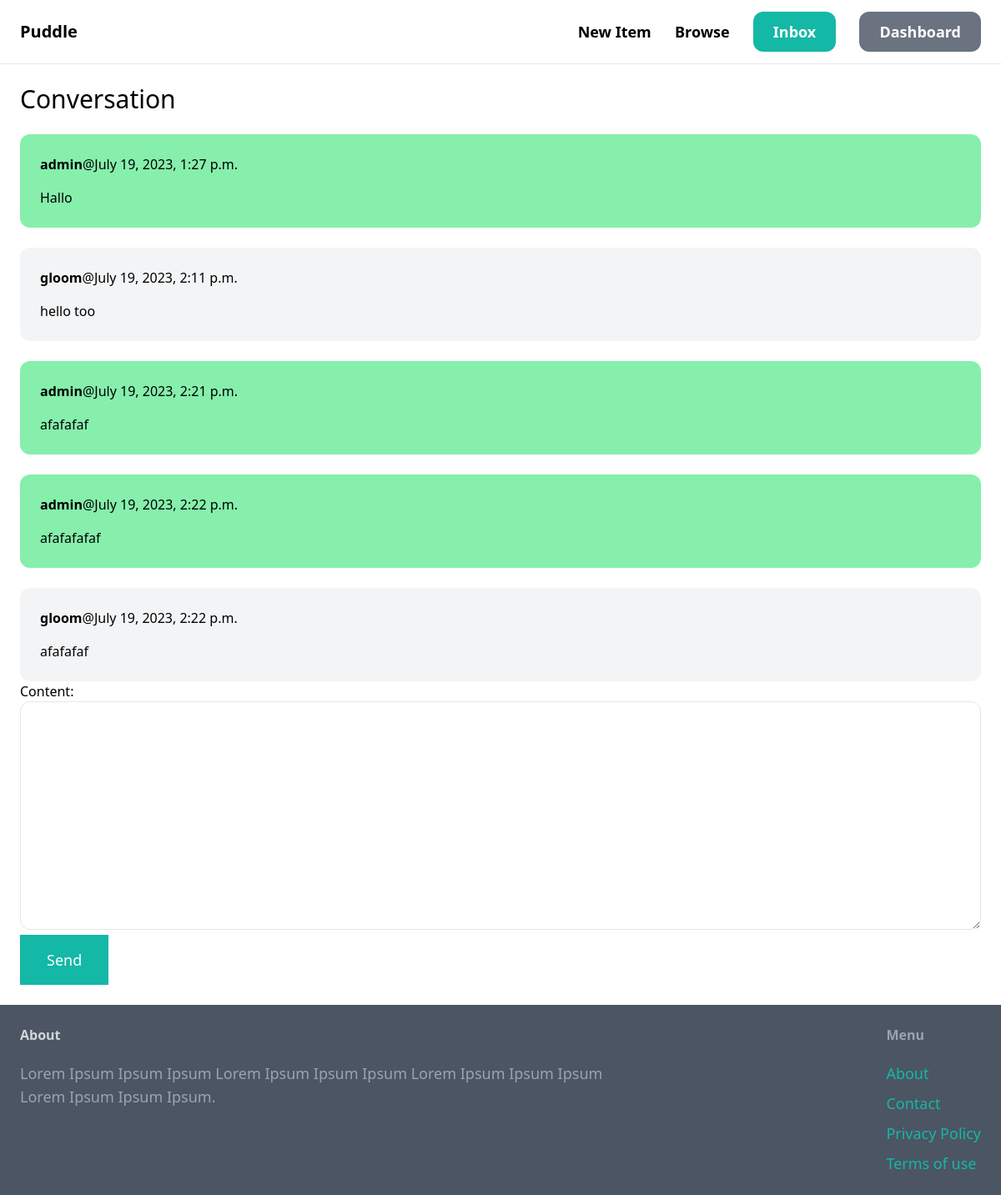
The page /inbox/2/ (signed in) on the database its author committed.
### conversation/models.py (models this page shows)
class ConversationMessage(models.Model):
    conversation=models.ForeignKey(Conversation,related_name='messages',on_delete=models.CASCADE)
    content=models.TextField()
    created_at=models.DateTimeField(auto_now_add=True)
    created_by=models.ForeignKey(User,on_delete=models.CASCADE)

### conversation/views.py (the view)
# urls.py: path("<int:pk>/",views.detail,name='detail')
@login_required
def detail(request,pk):
    conversation=Conversation.objects.filter(members__in=[request.user.id]).get(pk=pk)
    if request.method=="POST":
        form=ConverationMessageForm(request.POST)
        if form.is_valid():
            conversation_message=form.save(commit=False)
            conversation_message.conversation=conversation
            conversation_message.created_by = request.user
            conversation_message.save()
            conversation.save()
            return redirect('conversation:detail',pk=pk)
    else:
        form=ConverationMessageForm()
    return render(request,'conversation/detail.html',{"conversation":conversation,"form":form})

### conversation/forms.py
class ConverationMessageForm(forms.ModelForm):
    class Meta:
        model=ConversationMessage
        fields=('content',)
        widgets={
            'content': forms.Textarea(attrs={
                'class': 'w-full py-4 px-6 rounded-xl border'
            })
        }

### conversation/templates/conversation/detail.html (shortened to what this page needs)
{% extends 'core/base.html' %}
{% block content %}
<h1 class="mb-6 text-3xl">Conversation</h1>
    <div class="space-y-6">
        {% for message in conversation.messages.all %}
            <div class="p-6 flex bg-gray-100 rounded-xl {% if message.created_by == request.user %} bg-green-300 {% else %} bg-blue-200{% endif%}" >
                <div>
                    <p class="mb-4"><strong>{{message.created_by.username}}</strong>@{{message.created_at}}</p>
                    <p>{{message.content}}</p>
                </div>
            </div>
        {% endfor %}
    </div>
    <form method='post' action='.'>
        {{form.as_p}}
        <button class="py-4 px-8 text-lg bg-teal-500 hover:bg-teal-700 rounded_xl text-white">Send</button>
    </form>
{% endblock content %}

### core/templates/core/base.html (shortened to what this page needs)
<!doctype html>
<html>
    <head>
        <script src="https://cdn.tailwindcss.com"></script>
    </head>
    <body>
        <nav class="py-6 px-6 flex justify-between items-center border-b border-gray-200">
            <a href="/" class = "text-xl font-semibold"> Puddle</a>
            <div class="space-x-6 ">
                <a href="{% url 'item:new' %}" class = "text-lg font-semibold hover:text-gray-500"> New Item</a>
                <a href="{% url 'item:items' %}" class = "text-lg font-semibold hover:text-gray-500"> Browse</a>
                {% if request.user.is_authenticated%}
                    <a href="{% url 'conversation:inbox' %}" class= "px-6 py-3 text-lg font-semibold bg-teal-500 text-white rounded-xl hover:bg-teal-700">Inbox</a>
                    <a href="{% url 'dashboard:index' %}" class= "px-6 py-3 text-lg font-semibold bg-gray-500 text-white rounded-xl hover:bg-gray-700">Dashboard</a>
                {% else %}
                    <a href="{% url 'core:signup' %}" class= "px-6 py-3 text-lg font-semibold bg-teal-500 text-white rounded-xl hover:bg-teal-700">Sign Up</a>
                    <a href="{% url 'core:login' %}" class= "px-6 py-3 text-lg font-semibold bg-gray-500 text-white rounded-xl hover:bg-gray-700">Log In</a>
                {% endif%}
            </div>
        </nav>
        <div class="px-6 py-6">
            {% block content%}
            {% endblock %}
        </div>
        <footer class="py-6 px-6 flex justify-between bg-gray-600">
            <div class="w-2/3 pr-10">
                <h3 class="mb-5 font-semibold text-gray-300">About</h3>
                <p class="text-lg text-gray-400">Lorem Ipsum Ipsum Ipsum Lorem Ipsum Ipsum Ipsum Lorem Ipsum Ipsum Ipsum Lorem Ipsum Ipsum Ipsum.</p>
             </div>
             <div class="2-1/3">
                <h3 class="mb-5 font-semibold text-gray-400"> Menu</h3>
                <ul class="space-y-2">
                    <li> <a href="#" class="text-lg text-teal-500 hover:text-teal-700">About</a></li>
                    <li> <a href="{% url 'core:contact' %}" class="text-lg text-teal-500 hover:text-teal-700">Contact</a></li>
                    <li> <a href="#" class="text-lg text-teal-500 hover:text-teal-700">Privacy Policy</a></li>
                    <li> <a href="#" class="text-lg text-teal-500 hover:text-teal-700">Terms of use</a></li>
                </ul>
             </div>
        </footer>
    </body>
</html>

### rows shown on the page
ConversationMessage: created_by.username "admin", created_at "July 19, 2023, 1:27 p.m.", content "Hallo"
ConversationMessage: created_by.username "gloom", created_at "July 19, 2023, 2:11 p.m.", content "hello too"
ConversationMessage: created_by.username "admin", created_at "July 19, 2023, 2:21 p.m.", content "afafafaf"
ConversationMessage: created_by.username "admin", created_at "July 19, 2023, 2:22 p.m.", content "afafafafaf"
ConversationMessage: created_by.username "gloom", created_at "July 19, 2023, 2:22 p.m.", content "afafafaf"
